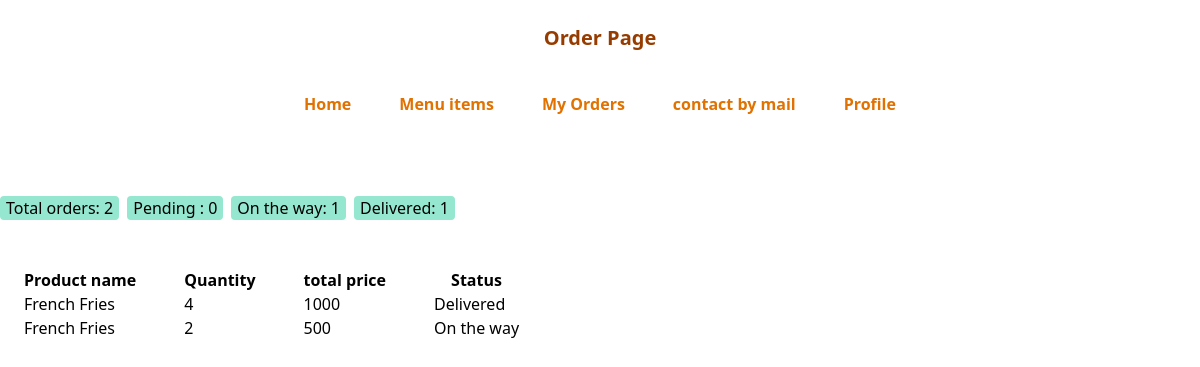
The app's page /------orderbyme.php (signed in) with its own data.
### tables this page shows
CREATE TABLE `orders` (
  `orders_id` int(11) NOT NULL,
  `product_id` int(11) DEFAULT NULL,
  `quantity` int(11) DEFAULT NULL,
  `total_price` float DEFAULT NULL,
  `id` int(11) DEFAULT NULL,
  `email` varchar(50) NOT NULL,
  `status` varchar(20) DEFAULT 'Pending'
);

CREATE TABLE `product` (
  `product_id` int(11) NOT NULL,
  `product_name` varchar(50) DEFAULT NULL,
  `product_price` float DEFAULT NULL
);

### ------orderbyme.php (the view, shortened to what this page needs)
<?php
include("connection.php");
?>
<?php
$id=$_SESSION['user_id'];
?>
<!DOCTYPE html>
<html lang="en">
<head>
        <script src="https://cdn.jsdelivr.net/npm/@tailwindcss/browser@4"></script>
</head>
<?php
 $total_my_orders="select count(*) as total_my_orders from orders where id='$id' ";
  $total_my_orders_result=mysqli_query($conn,$total_my_orders);
  $total_my_count=mysqli_fetch_assoc($total_my_orders_result);
  $total_pending="select count(status) as total_pending from orders where status='Pending' and id='$id'";
  $total_pending_result=mysqli_query($conn,$total_pending);
  $total_pending_count=mysqli_fetch_assoc($total_pending_result);
  $total_on_the_way="select count(status) as total_on_the_way from orders where status='On the way' and id='$id' ";
  $total_on_the_way_result=mysqli_query($conn,$total_on_the_way);
  $total_on_the_way_count=mysqli_fetch_assoc($total_on_the_way_result);
  $total_delivered="select count(status) as total_delivered from orders where status='Delivered' and id='$id' ";
  $total_delivered_result=mysqli_query($conn,$total_delivered);
  $total_delivered_count=mysqli_fetch_assoc($total_delivered_result);
?>
<body>
<h1 class="text-xl text-center text-amber-800 font-bold mt-6">Order Page</h1>
<?php
include("menubar.php");
?>
<div class="flex gap-2">
   <span class="bg-[#95E7D0] rounded-sm px-1.5">Total orders: <?php  echo $total_my_count['total_my_orders']  ?> </span>
   <span class="bg-[#95E7D0] rounded-sm px-1.5">Pending : <?php  echo $total_pending_count['total_pending']  ?> </span>
   <span class="bg-[#95E7D0] rounded-sm px-1.5">On the way: <?php  echo $total_on_the_way_count['total_on_the_way']  ?> </span>
         <span class="bg-[#95E7D0] rounded-sm px-1.5">Delivered: <?php  echo $total_delivered_count['total_delivered']  ?> </span>
</div>
    <br><br>
        <table>
        <thead>
            <tr>
                <th class="px-6 ">Product name</th>
                <th class="px-6 ">Quantity</th>
                <th class="px-6 ">total price</th>
                <th class="px-6 ">Status</th>
            </tr>
        </thead>
        <tbody>
<?php
 $filtering="select orders.*, product.product_name from orders join product on orders.product_id=product.product_id where id='$id'";
 $result=mysqli_query($conn,$filtering);
 while($row=mysqli_fetch_assoc($result)){
 ?>
     <tr>
         <td class="px-6 "> <?php echo $row['product_name']; ?> </td>
         <td class="px-6 "> <?php echo $row['quantity']; ?> </td>
         <td class="px-6 "> <?php echo $row['total_price'] ?> </td>
         <td class="px-6 "> <?php echo $row['status'] ?> </td>
      </tr>
 </tbody>
<?php
 }
?>
</table>
</body>
</html>

### menubar.php (shortened to what this page needs)
<!DOCTYPE html>
<html lang="en">
<head>
        <script src="https://cdn.jsdelivr.net/npm/@tailwindcss/browser@4"></script>
</head>
<body>
    <div class="mt-10 mb-20">
      <ul class="flex justify-center gap:6 lg:gap-12  text-amber-600 font-extrabold ">
         <li><a href="display.php">Home</a></li>
         <li><a href="------menuitem.php">Menu items</a></li>
         <li><a href="------orderbyme.php">My Orders</a></li>
         <li><a href="contact.php">contact by mail</a></li>
         <li><a href="------profile.php">Profile</a></li>
      </ul>
    </div>
</body>
</html>

### records on screen
orders: product.product_name "French Fries", quantity "4", total_price "1000", status "Delivered"
orders: product.product_name "French Fries", quantity "2", total_price "500", status "On the way"

### other values on screen
$total_my_count['total_my_orders'] "2"
$total_pending_count['total_pending'] "0"
$total_on_the_way_count['total_on_the_way'] "1"
$total_delivered_count['total_delivered'] "1"
